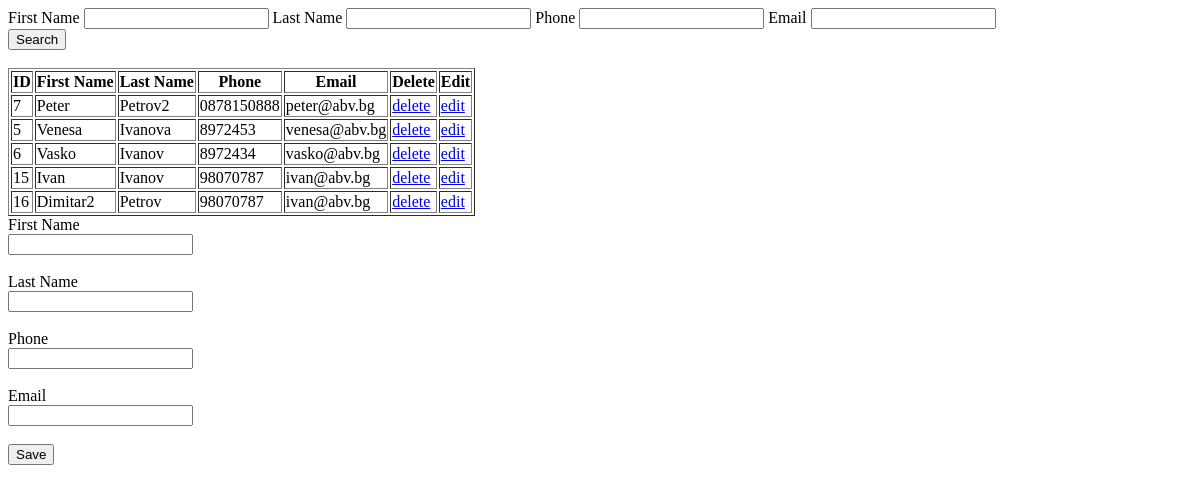
/test11.php, run on an earlier commit of the app's database.
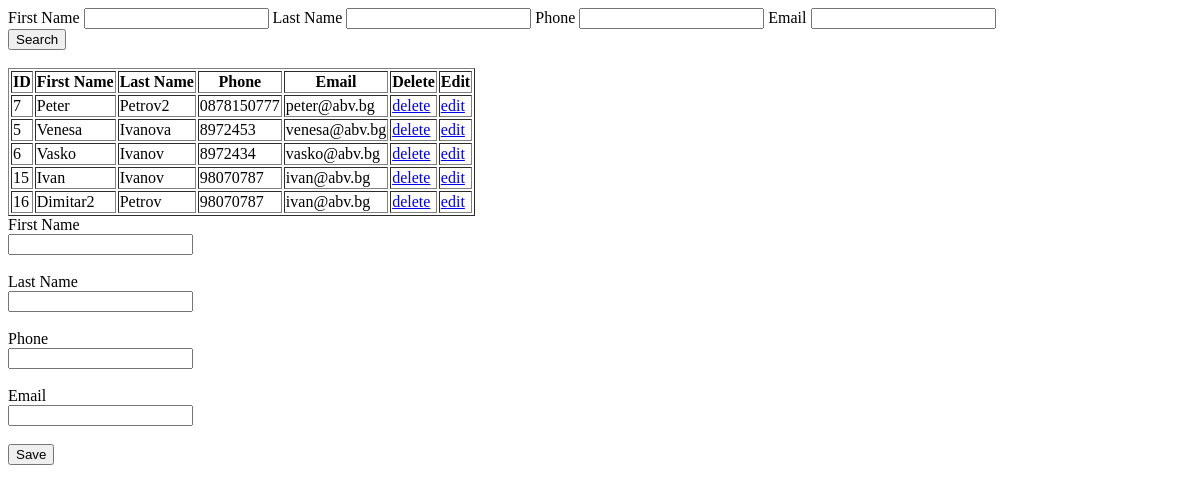
And on a later commit of the database.
### tables this page shows
CREATE TABLE IF NOT EXISTS `clients` (
  `id` int(11) NOT NULL AUTO_INCREMENT,
  `first_name` varchar(50) DEFAULT NULL,
  `last_name` varchar(50) DEFAULT NULL,
  `phone` varchar(20) DEFAULT NULL,
  `email` varchar(255) DEFAULT NULL,
  PRIMARY KEY (`id`)
);

### test11.php (the view, shortened to what this page needs)
<?php
$mysqli = new mysqli('127.0.0.1', 'root', '', 'test-php');
$btn_value="Save";
$operation="list";
if ($operation=="edit"){
    $id=$_REQUEST["id"];
    $edit_id=$id;
    $sql="select * from clients\n";
    $sql.="where id=%d";
    $query=sprintf($sql,$edit_id);
    $result = $mysqli->query($query);
    $client = $result->fetch_assoc();
    $first_name=$client["first_name"];
    $last_name=$client["last_name"];
    $phone=$client["phone"];
    $email=$client["email"];
    $btn_value="Update";
} else {
    $first_name="";
    $last_name="";
    $phone="";
    $email="";
}
?>
<html>
    <head>
    </head>
    <body>
        <form method="POST" action='test11.php'>
        First Name <input type="text" name="s_first_name" value="">
        Last Name <input type="text" name="s_last_name" value="">
        Phone <input type="text" name="s_phone" value="">
        Email <input type="text" name="s_email" value="">
        <br>
        <input type="submit" name='search_btn' value="Search"><br><br>
        <table border='1'>
            <tr>
                <th>ID</th>
                <th>First Name</th>
                <th>Last Name </th>
                <th>Phone</th>
                <th>Email</th>
                <th>Delete</th>
                <th>Edit</th>
            </tr>
            <?php
            $sql="select * from clients\n";
            $sql.="where (1=1)\n";
            $result = $mysqli->query($sql);
            while ($client = $result->fetch_assoc()) {
            ?>
                <tr>
                    <td><?=$client["id"] ?></td>
                    <td><?=$client["first_name"] ?></td>
                    <td><?=$client["last_name"] ?></td>
                    <td><?=$client["phone"] ?></td>
                    <td><?=$client["email"] ?></td>
                    <td><a href='test11.php?operation=delete&id=<?=$client["id"] ?>'>delete</a></td>
                    <td><a href='test11.php?operation=edit&id=<?=$client["id"] ?>'>edit</a></td>
                </tr>
            <?php
            }
            ?>
        </table>
            First Name<br/>
            <input type="text" name="first_name" value="<?=$first_name ?>"><br/>
            <br/>
            Last Name<br/>
            <input type="text" name="last_name" value="<?=$last_name ?>"><br/>
            <br/>
            Phone<br/>
            <input type="text" name="phone" value="<?=$phone ?>"><br/>
            <br/>
            Email<br/>
            <input type="text" name="email" value="<?=$email ?>"><br/>
            <br/>
            <input type="submit" name='save_btn' value="<?=$btn_value ?>">
        </form>
    </body>
</html>

What changed in the data, as far as the page shows it:
changed clients "Peter": phone "0878150888" → "0878150777"
